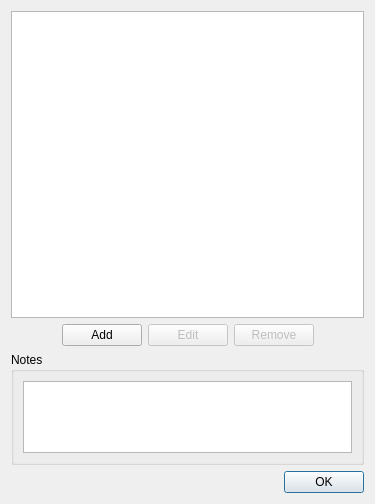
<?xml version="1.0" encoding="UTF-8"?>
<ui version="4.0">
 <class>CheatsDialog</class>
 <widget class="QDialog" name="CheatsDialog">
  <property name="geometry">
   <rect>
    <x>0</x>
    <y>0</y>
    <width>375</width>
    <height>504</height>
   </rect>
  </property>
  <property name="windowTitle">
   <string>Cheats</string>
  </property>
  <layout class="QVBoxLayout" name="verticalLayout_2">
   <item>
    <widget class="QTreeWidget" name="cheatsTreeWidget">
     <property name="sizePolicy">
      <sizepolicy hsizetype="Expanding" vsizetype="Expanding">
       <horstretch>0</horstretch>
       <verstretch>0</verstretch>
      </sizepolicy>
     </property>
     <property name="verticalScrollBarPolicy">
      <enum>Qt::ScrollBarPolicy::ScrollBarAsNeeded</enum>
     </property>
     <property name="sizeAdjustPolicy">
      <enum>QAbstractScrollArea::SizeAdjustPolicy::AdjustToContentsOnFirstShow</enum>
     </property>
     <property name="sortingEnabled">
      <bool>true</bool>
     </property>
     <property name="headerHidden">
      <bool>true</bool>
     </property>
     <column>
      <property name="text">
       <string>Cheats</string>
      </property>
     </column>
    </widget>
   </item>
   <item>
    <layout class="QHBoxLayout" name="horizontalLayout">
     <item>
      <spacer name="horizontalSpacer_2">
       <property name="orientation">
        <enum>Qt::Orientation::Horizontal</enum>
       </property>
       <property name="sizeHint" stdset="0">
        <size>
         <width>40</width>
         <height>20</height>
        </size>
       </property>
      </spacer>
     </item>
     <item>
      <widget class="QPushButton" name="addCheatButton">
       <property name="text">
        <string>Add</string>
       </property>
       <property name="icon">
        <iconset theme="add-line"/>
       </property>
      </widget>
     </item>
     <item>
      <widget class="QPushButton" name="editCheatButton">
       <property name="enabled">
        <bool>false</bool>
       </property>
       <property name="text">
        <string>Edit</string>
       </property>
       <property name="icon">
        <iconset theme="pencil-line"/>
       </property>
      </widget>
     </item>
     <item>
      <widget class="QPushButton" name="removeCheatButton">
       <property name="enabled">
        <bool>false</bool>
       </property>
       <property name="text">
        <string>Remove</string>
       </property>
       <property name="icon">
        <iconset theme="delete-bin-line"/>
       </property>
      </widget>
     </item>
     <item>
      <spacer name="horizontalSpacer">
       <property name="orientation">
        <enum>Qt::Orientation::Horizontal</enum>
       </property>
       <property name="sizeHint" stdset="0">
        <size>
         <width>40</width>
         <height>20</height>
        </size>
       </property>
      </spacer>
     </item>
    </layout>
   </item>
   <item>
    <widget class="QGroupBox" name="groupBox">
     <property name="sizePolicy">
      <sizepolicy hsizetype="Preferred" vsizetype="Minimum">
       <horstretch>0</horstretch>
       <verstretch>0</verstretch>
      </sizepolicy>
     </property>
     <property name="title">
      <string>Notes</string>
     </property>
     <layout class="QVBoxLayout" name="verticalLayout">
      <item>
       <widget class="QPlainTextEdit" name="notesTextEdit">
        <property name="sizePolicy">
         <sizepolicy hsizetype="Expanding" vsizetype="Minimum">
          <horstretch>0</horstretch>
          <verstretch>0</verstretch>
         </sizepolicy>
        </property>
        <property name="minimumSize">
         <size>
          <width>0</width>
          <height>0</height>
         </size>
        </property>
        <property name="sizeAdjustPolicy">
         <enum>QAbstractScrollArea::SizeAdjustPolicy::AdjustToContentsOnFirstShow</enum>
        </property>
        <property name="readOnly">
         <bool>true</bool>
        </property>
       </widget>
      </item>
     </layout>
    </widget>
   </item>
   <item>
    <widget class="QDialogButtonBox" name="buttonBox">
     <property name="orientation">
      <enum>Qt::Orientation::Horizontal</enum>
     </property>
     <property name="standardButtons">
      <set>QDialogButtonBox::StandardButton::Ok</set>
     </property>
    </widget>
   </item>
  </layout>
 </widget>
 <resources/>
 <connections>
  <connection>
   <sender>buttonBox</sender>
   <signal>accepted()</signal>
   <receiver>CheatsDialog</receiver>
   <slot>accept()</slot>
   <hints>
    <hint type="sourcelabel">
     <x>248</x>
     <y>254</y>
    </hint>
    <hint type="destinationlabel">
     <x>157</x>
     <y>274</y>
    </hint>
   </hints>
  </connection>
  <connection>
   <sender>buttonBox</sender>
   <signal>rejected()</signal>
   <receiver>CheatsDialog</receiver>
   <slot>reject()</slot>
   <hints>
    <hint type="sourcelabel">
     <x>316</x>
     <y>260</y>
    </hint>
    <hint type="destinationlabel">
     <x>286</x>
     <y>274</y>
    </hint>
   </hints>
  </connection>
 </connections>
</ui>
